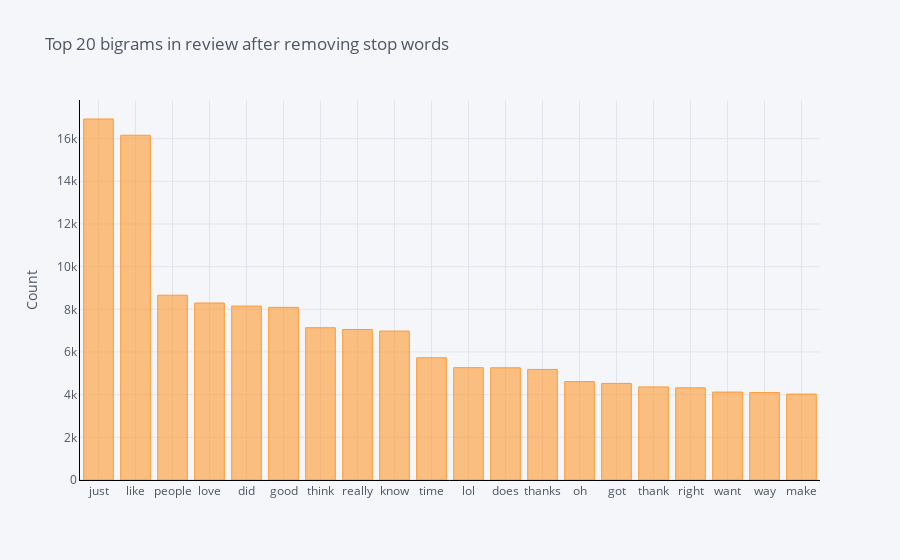

The code cell stored with this chart in its notebook:
### Code cell
def get_top_n_bigram(corpus, n=None):
    vec = CountVectorizer(ngram_range=(2, 2), stop_words='english').fit(corpus)
    bag_of_words = vec.transform(corpus)
    sum_words = bag_of_words.sum(axis=0) 
    words_freq = [(word, sum_words[0, idx]) for word, idx in vec.vocabulary_.items()]
    words_freq =sorted(words_freq, key = lambda x: x[1], reverse=True)
    return words_freq[:n]
common_words = get_top_n_word(df['text'], 20)
tup = []
for word, freq in common_words:
    tup.append((word, freq))
    
    
kf = pd.DataFrame(tup,columns=['word', 'freaquency'])
kf.to_csv('output/bi-gram_with_stop_words.csv',index=False)

df4 = pd.DataFrame(common_words, columns = ['ReviewText' , 'count'])
df4.groupby('ReviewText').sum()['count'].sort_values(ascending=False).iplot(
    kind='bar', yTitle='Count', linecolor='black', title='Top 20 bigrams in review after removing stop words')

### Figure 1 — Plotly figure (JSON) as saved in the notebook; plotly's stock layout.template omitted (floating-point values rounded to 4 significant figures)
{"data": [{"marker": {"color": "rgba(255, 153, 51, 0.6)", "line": {"color": "rgba(255, 153, 51, 1.0)", "width": 1}}, "name": "count", "orientation": "v", "text": "", "type": "bar", "x": ["just", "like", "people", "love", "did", "good", "think", "really", "know", "time", "lol", "does", "thanks", "oh", "got", "thank", "right", "want", "way", "make"], "y": [16919, 16157, 8660, 8294, 8151, 8092, 7136, 7055, 6981, 5728, 5265, 5258, 5181, 4610, 4527, 4362, 4318, 4120, 4097, 4027]}], "layout": {"legend": {"bgcolor": "#F5F6F9", "font": {"color": "#4D5663"}}, "paper_bgcolor": "#F5F6F9", "plot_bgcolor": "#F5F6F9", "title": {"font": {"color": "#4D5663"}, "text": "Top 20 bigrams in review after removing stop words"}, "xaxis": {"gridcolor": "#E1E5ED", "linecolor": "black", "showgrid": true, "tickfont": {"color": "#4D5663"}, "title": {"font": {"color": "#4D5663"}, "text": ""}, "zerolinecolor": "#E1E5ED"}, "yaxis": {"gridcolor": "#E1E5ED", "linecolor": "black", "showgrid": true, "tickfont": {"color": "#4D5663"}, "title": {"font": {"color": "#4D5663"}, "text": "Count"}, "zerolinecolor": "#E1E5ED"}}}
